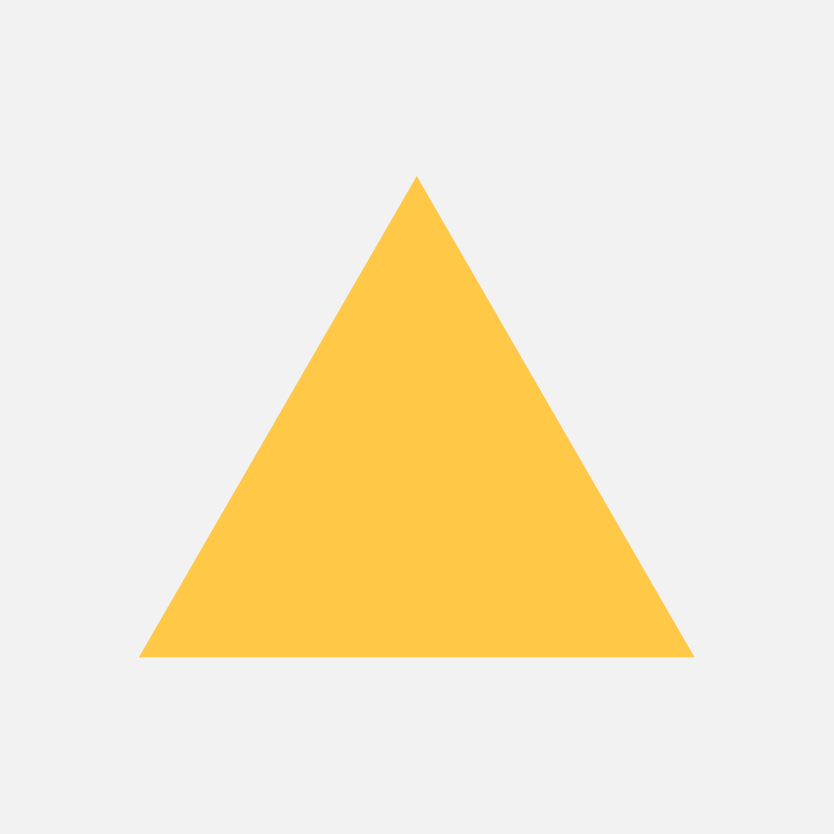
#> input picture cvBasics/Phase 6/triangle.jpg, 5001 x 5000 px (shown at 1/6 size)
$ python counter_func.py
#> lines starting #> are read from the running program, lines starting #| are printed output that depends on the picture; after the words box and inside, x2 and y2 are one past the last pixel; in counts of white or black regions, pixels touching at a corner belong together
import cv2

img = cv2.imread('triangle.jpg')
#> img is the input picture: shape (5000, 5001, 3); mean B, G, R 209.1, 233.9, 244.5
img = cv2.resize(img, (400, 400))
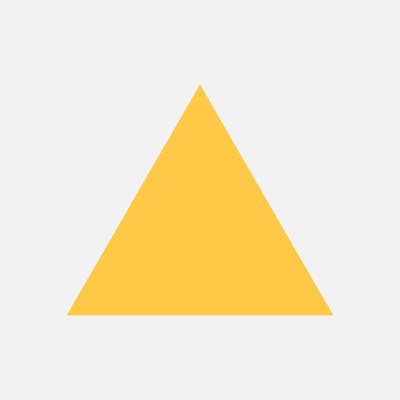
#> img: shape (400, 400, 3); mean B, G, R 209.1, 233.9, 244.5
gray = cv2.cvtColor(img, cv2.COLOR_BGR2GRAY)
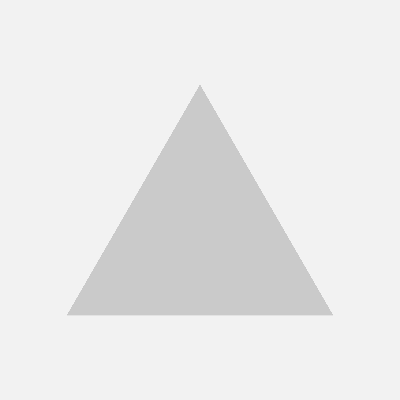
#> gray: shape (400, 400); min 201, max 243, mean 234.3

canny = cv2.Canny(gray, 50, 200)
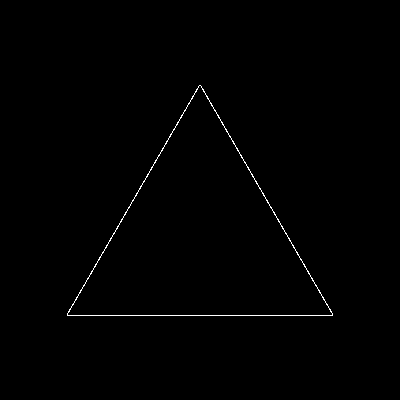
#> canny: shape (400, 400); 0.53% white in thin lines or dots, all inside (x1, y1, x2, y2) = (67, 85, 333, 316)
contours, _ = cv2.findContours(canny, cv2.RETR_TREE, cv2.CHAIN_APPROX_SIMPLE)
#> contours = 2 contours; box (x1, y1, x2, y2) and area: (67, 85, 333, 316) 30860, (67, 85, 333, 316) 30740

cv2.drawContours(img, contours, -1, (0, 0, 255), 3)
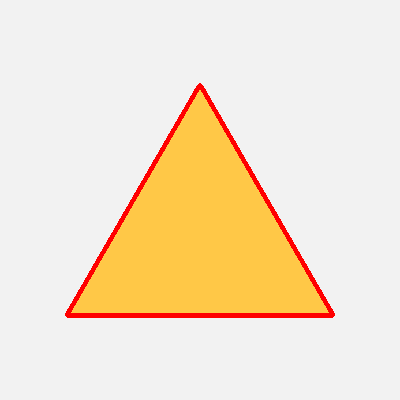
#> img: shape (400, 400, 3); 2.34% of pixels changed, all inside (x1, y1, x2, y2) = (65, 83, 335, 318)

print(f'Number of contours: {len(contours)}')
#| Number of contours: 2

for contour in contours:
    approx = cv2.approxPolyDP(contour, 0.01 * cv2.arcLength(contour, True), True)
    if len(approx) == 3:
        print('Triangle detected')
    elif len(approx) == 4:
        print('Quadrilateral detected')
    else:
        print('Other shape detected')

    cv2.drawContours(img, [approx], 0, (0, 255, 0), 3)
    x = approx.ravel()[0]
    y = approx.ravel()[1] - 10
    cv2.putText(img, f'Points: {len(approx)}', (x, y), cv2.FONT_HERSHEY_SIMPLEX, 0.5, (255, 0, 0), 1)
#> this loop made 2 passes
#> (approx, x, y) on passes 1 to 2: ([[199, 85], [67, 315], [332, 315]], 199, 75), ([[199, 85], [331, 315], [67, 314]], 199, 75)
#| Triangle detected
#| Triangle detected
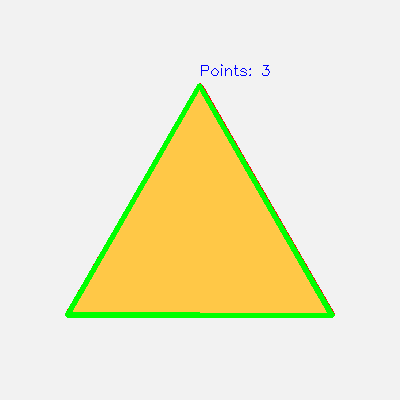
#> img: shape (400, 400, 3); 2.72% of pixels changed, all inside (x1, y1, x2, y2) = (65, 64, 335, 318)


cv2.imshow('Contours', img)
cv2.waitKey(0)
cv2.destroyAllWindows()
